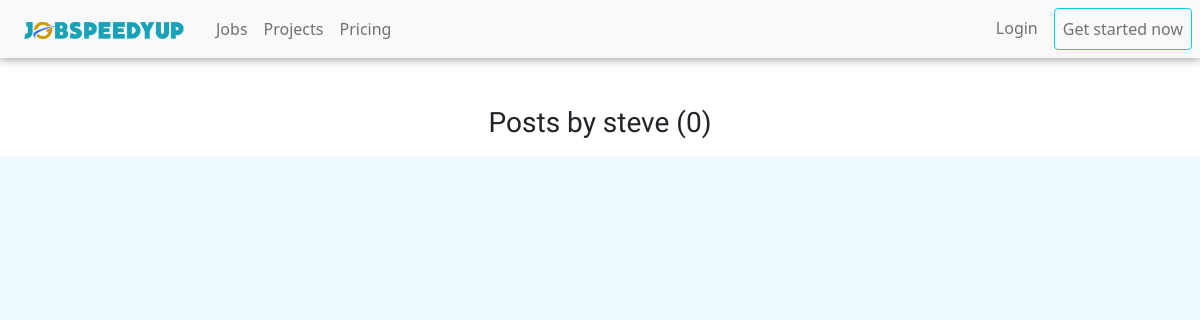
Before: /projects/user/steve with the older database file.
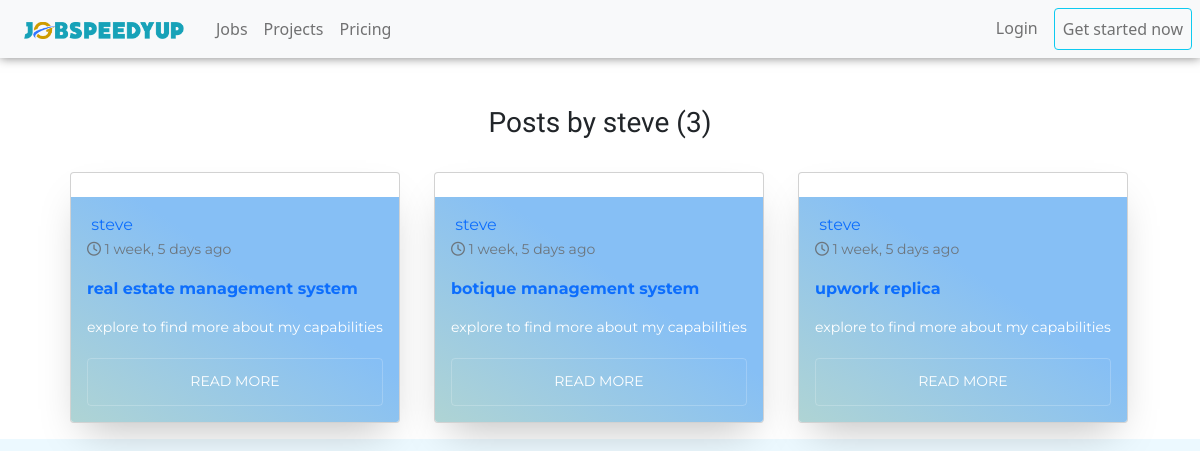
After: the same page with the newer database file.
### core/models.py (models this page shows, shortened)
class Post(models.Model):
    title = models.CharField(max_length=100)
    overview = models.CharField(max_length=100, blank=True, null=True)
    description = models.TextField()
    date_posted = models.DateTimeField(default=timezone.now)
    author = models.ForeignKey(User, on_delete=models.CASCADE,related_name='author')
    slug = AutoSlugField(unique=True, populate_from='title')
    last_rating = models.IntegerField(default=0)
    image = ProcessedImageField(upload_to='project_pics', format='JPEG', processors = [ResizeToFill(360,200)],
                options={ 'quality': 100})
    categories = models.ManyToManyField(Category)
    class Meta:
        verbose_name_plural = "All projects"
        ordering = ["date_posted"]

### core/views.py (the view)
# urls.py: path('user/<str:username>', UserPostListView.as_view(), name='user-posts'),
class UserPostListView(ListView):
    model = Post
    template_name = 'core/user_posts.html'
    context_object_name = 'posts'
    paginate_by = 6
    def get_queryset(self):
        user = get_object_or_404(User, username=self.kwargs.get('username'))
        return Post.objects.filter(author=user).order_by('-date_posted')

### core/templates/core/user_posts.html (shortened to what this page needs)
{% extends 'core/main.html' %} {% load static %} {% load humanize %} {% block title %}User Posts{% endblock %}{% block header %}{%endblock header%} {% block content %}
<div class="pt-5"></div>
<div class="container container-top " style="font-family: 'Mukta', sans-serif!important;">
    <h3 align="center" class="mb-3">Posts by {{ view.kwargs.username }} ({{ page_obj.paginator.count }})</h3>
    <section class="container ">
        <div class="main">
            <ul class="cards">
                {% for post in posts %}
                <li class="cards_item">
                    <div class="card">
                        <div class="card_image"><img src="{{ post.cover_image.url}}"></div>
                        <div class="card_content">
                            <header class="post-meta-and-title ">
                                <div class="post-meta ">
                                    <a href="{% url 'public-profile' post.author.username %} " rel="author ">{{post.author}}</a>
                                    <p class="author-name ">
                                        <small class="text-muted"><time datetime=""><i class="fa fa-clock-o"></i> {{ post.date_posted|naturaltime|lower }}</time></small>
                                    </p>
                                </div>
                                <p style="min-height: 19px; ">
                                    <strong><a class=" " href="{% url 'post-detail' post.slug %} ">{{post.title}}</a></strong>
                                </p>
                            </header>
                            <p class="card_text">{{post.overview}}</p>
                            <a class="btnr card_btn" href="{% url 'post-detail' post.slug %} ">Read More</a>
                        </div>
                    </div>
                </li>
                {% endfor %}
            </ul>
        </div>
</div>
</div>
{% endblock content %}

### core/templates/core/main.html (shortened to what this page needs)
{% load static %}
<!DOCTYPE html>
<html lang="en">
<head>
    <link href="https://cdn.jsdelivr.net/npm/bootstrap@5.2.3/dist/css/bootstrap.min.css" rel="stylesheet">
    <link rel="stylesheet" href="https://cdnjs.cloudflare.com/ajax/libs/font-awesome/4.7.0/css/font-awesome.min.css">
    <link  type="text/css" href="{% static 'css/style.css' %}" rel="stylesheet">
</head>
<body>
        <nav class="navbar navbar-expand-lg navbar-light bg-light p-2">
            <a class="navbar-brand ms-3" href="{% url 'home' %}"><img src="{% static 'images/logo/logo.png' %}" width="160" height="17" alt="logo"/></a>
            <div class="collapse navbar-collapse" id="navbarNav">
                <ul class="navbar-nav ms-2">
                    <li class="nav-item active">
                        <a class="nav-link" href="{% url 'jobs' %}">Jobs <span class="sr-only">(current)</span></a>
                    </li>
                    <li class="nav-item">
                        <a class="nav-link" href="{% url 'projects' %}">Projects</a>
                    </li>
                    <li class="nav-item">
                        <a class="nav-link" href="{% url 'plan' %}">Pricing</a>
                    </li>
                </ul>
                <ul class="navbar-nav ms-auto d-flex justify-content-end">
                    {% if user.is_authenticated %}
                    {% if user.is_superuser %}
                    <li class="nav-item me-2">
                        <a class="nav-link" href="{% url 'admin:index' %}">Admin</a>
                    </li>
                    {%endif%}
                    <li class="nav-item nav-button me-2">
                        <a class="nav-link" href="{% url 'logout' %}">Logout</a>
                    </li>
                    {% else %}
                    <li class="nav-item nav-button me-2">
                        <a class="nav-link" href="{% url 'login' %}">Login</a>
                    </li>
                    <li class="nav-item nav-button">
                        <a class="nav-link btn btn-sm btn-outline-info br-5" href="{% url 'register' %}">Get started now</a>
                    </li>
                    {% endif %}
                </ul>
            </div>
          </nav>
    <div class="">
        {% block content %} {% endblock %}

### static/css/style.css (style rules this page uses)
:root { --primary-font: "Poppins", sans-serif; --margin-x: 1em; --aqua-c: #17a2b8; --golden-c: #ce9b00; }
a { text-decoration: none; link-style: none; }
.navbar { box-shadow: 0px 0px 10px rgba(0, 0, 0, 0.5); }
ul { list-style: none }

### core/templates/core/user_posts.html (style rules this page uses)
*, *::before, *::after { box-sizing: border-box; }
html { background-color: #ecf9ff; }
.main { max-width: 1200px; margin: 0 auto; }
img { height: auto; max-width: 100%; vertical-align: middle; }
.btnr { color: #ffffff; padding: 0.8rem; font-size: 14px; text-transform: uppercase; border-radius: 4px; font-weight: 400; display: block; width: 100%; cursor: pointer; border: 1px solid rgba(255, 255, 255, 0.2); background: transparent; text-align: center!important; }
.cards { display: flex; flex-wrap: wrap; list-style: none; margin: 0; padding: 0; }
.cards_item { display: flex; padding: 1rem; }
@media (min-width: 40rem) { .cards_item { width: 50%; } }
@media (min-width: 56rem) { .cards_item { width: 33.3333%; } }
.card { background-color: white; border-radius: 0.25rem; box-shadow: 0 20px 40px -14px rgba(0, 0, 0, 0.25); display: flex; flex-direction: column; overflow: hidden; }
.card_content { padding: 1rem; background: linear-gradient(to bottom left, rgb(134, 191, 245) 40%, #afd4d4 100%); font-family: "Montserrat", sans-serif; }
.card_text { color: #ffffff; font-size: 0.875rem; line-height: 1.5; margin-bottom: 1.25rem; font-weight: 400; font-family: "Montserrat", sans-serif; }

Changed rows visible on the page:
added Post: author "steve", date_posted "1 week, 5 days ago", title "real estate management system", overview "explore to find more about my capabilities"
added Post: author "steve", date_posted "1 week, 5 days ago", title "botique management system", overview "explore to find more about my capabilities"
now on this page (row edited): Post: author "steve", date_posted "1 week, 5 days ago", title "upwork replica", overview "explore to find more about my capabilities"
Other visible differences:
{{ page_obj.paginator.count }}: "0" → "3"
